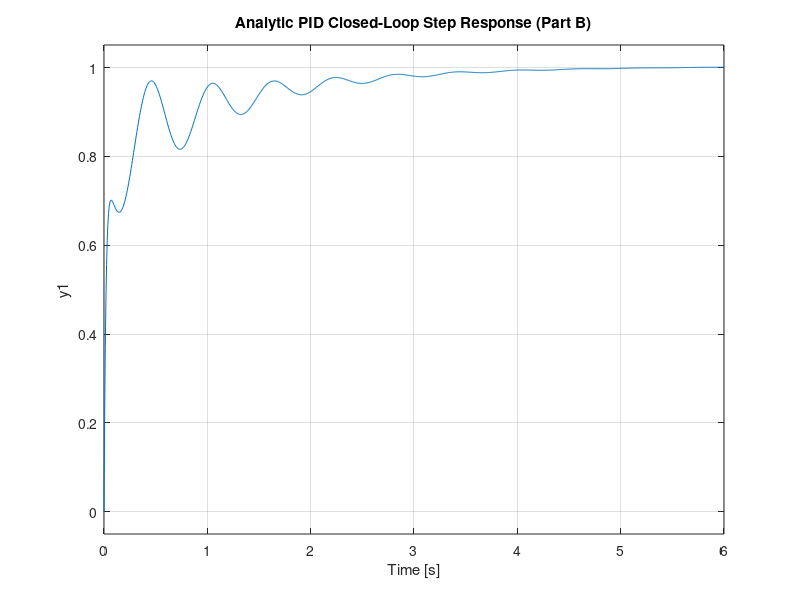

Write MATLAB code to recreate this figure. (Note: this script raises an error after producing the figure.)
clear; clc;
s = tf('s');

%% ------------------------------------------------
%  1. Define plant Gθ(s)
% ------------------------------------------------
Gtheta = (45*s^2 + 0.66*s + 5200) / ...
         (s^4 + 13*s^3 + 240*s^2 + 1250*s);


%% ------------------------------------------------
%  2. Design objectives
%     Choose ω_target 
% ------------------------------------------------
w_target = 3;


%% ------------------------------------------------
%  3. Compute proportional gain Kp 
% ------------------------------------------------
[mag, ~] = bode(Gtheta, w_target);
mag = squeeze(mag);

Kp = 1 / mag;      % automatically close to ~2
fprintf("Analytic proportional gain  Kp = %.4f\n", Kp);


%% ------------------------------------------------
%  4. Phase margin before adding I & D
% ------------------------------------------------
[~, PM0] = margin( Kp  * Gtheta);
fprintf("Uncompensated phase margin = %.2f deg\n", PM0);


%% ------------------------------------------------
%  5. Pick integral and derivative constants(trialtesting)
% ------------------------------------------------
Ti = Kp / 0.01;
Td = 0.9 / Kp;

Ki = Kp / Ti;
Kd = Kp * Td;

fprintf("\nAnalytic PID gains (close to target values):\n");
fprintf("   Kp = %.4f\n   Ki = %.4f\n   Kd = %.4f\n", Kp, Ki, Kd);


%% ------------------------------------------------
%  6. Build analytic PID controller C_pid(s)
% ------------------------------------------------
C_pid = Kp + Ki/s + Kd*s;


%% ------------------------------------------------
%  7. Evaluate open-loop margins
% ------------------------------------------------
L = C_pid * Gtheta;

fprintf("\nInitial PID Stability Margins:\n");
[GM, PM, wcg, wcp] = margin(L);
GM_dB = 20*log10(GM)

GM, GM_dB, PM, wcg, wcp


%% ------------------------------------------------
%  8. Closed-loop response (analytic design)
% ------------------------------------------------
T_cl = feedback(L, 1);

figure;
step(T_cl, 6);
grid on;
title('Analytic PID Closed-Loop Step Response (Part B)');

info = stepinfo(T_cl)


%% ------------------------------------------------
%  9. FINAL tuned gains (hand tuning)
% ------------------------------------------------
Kp_f = 2.0;
Ki_f = 0.01;
Kd_f = 0.9;

fprintf("\n\nFINAL TUNED GAINS (selected by refinement):\n");
fprintf("   Kp = %.4f\n   Ki = %.4f\n   Kd = %.4f\n", ...
        Kp_f, Ki_f, Kd_f);

C_final = Kp_f + Ki_f/s + Kd_f*s;
L_final = C_final * Gtheta;


%% ------------------------------------------------
% 10. Final stability margins
% ------------------------------------------------
figure;
margin(L_final); grid on;
title('Final PID Open-Loop Margins (Part B)');


%% ------------------------------------------------
% 11. Final closed-loop step response
% ------------------------------------------------
T_final = feedback(L_final, 1);

figure;
step(T_final, 6);
grid on;
title('Final PID Closed-Loop Step Response (Part B)');


%% ------------------------------------------------
% 12. Final performance metrics
% ------------------------------------------------
info_final = stepinfo(T_final)

fprintf("\nFinal Overshoot     : %.2f %%\n", info_final.Overshoot);
fprintf("Final Settling Time : %.2f s\n", info_final.SettlingTime);
